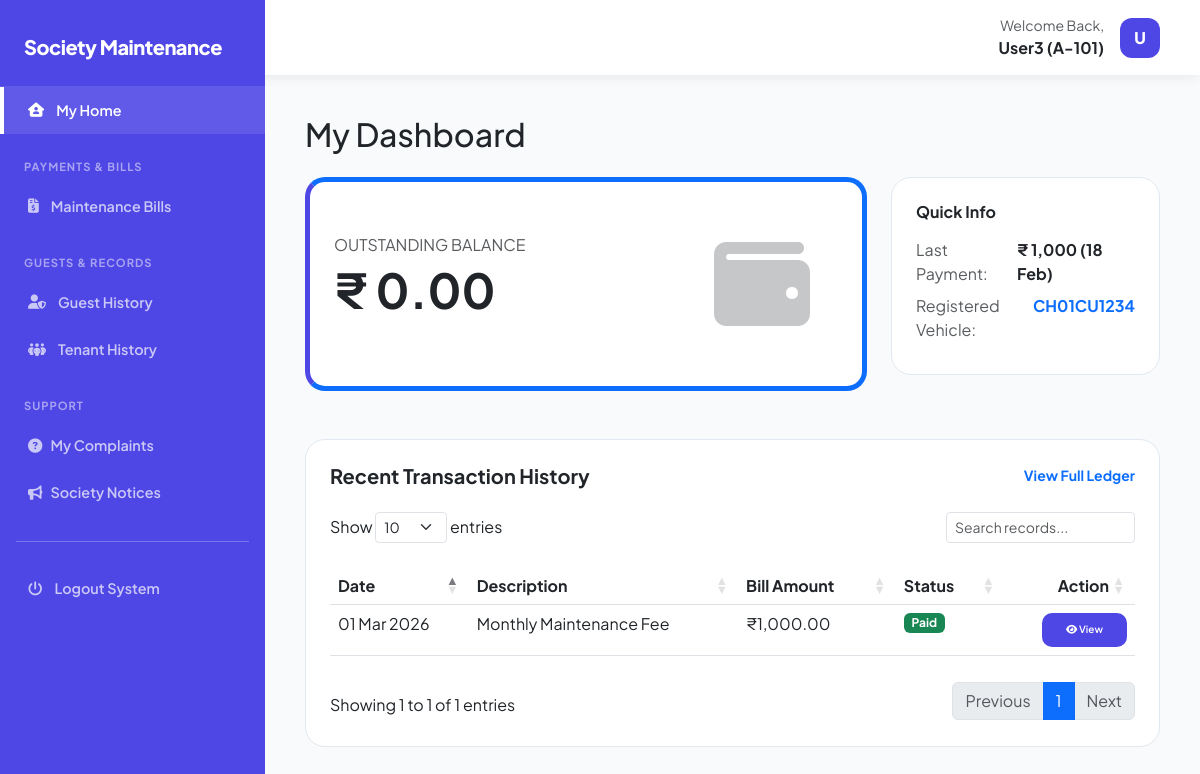
/public/dashboard.php (signed in), run on the app's committed database.
### tables this page shows
CREATE TABLE `maintenance_payments` (
  `id` int NOT NULL,
  `maintenance_bill_id` int NOT NULL,
  `payment_mode` enum('cash','online') DEFAULT NULL,
  `payment_method` enum('upi','credit_card','debit_card','netbanking') DEFAULT NULL,
  `razorpay_payment_id` varchar(100) DEFAULT NULL,
  `proof` varchar(255) DEFAULT NULL,
  `paid_on` datetime DEFAULT NULL,
  `note` text,
  `created_at` timestamp NULL DEFAULT CURRENT_TIMESTAMP
);

CREATE TABLE `maintenance_bills` (
  `id` int NOT NULL,
  `user_id` int NOT NULL,
  `flat_id` int NOT NULL,
  `bill_month` int NOT NULL,
  `bill_year` int NOT NULL,
  `amount` decimal(10,2) NOT NULL,
  `fine_amount` decimal(10,2) DEFAULT '0.00',
  `total_amount` decimal(10,2) NOT NULL,
  `status` enum('pending','paid','overdue') DEFAULT 'pending',
  `due_date` date NOT NULL,
  `created_at` timestamp NULL DEFAULT CURRENT_TIMESTAMP
);

CREATE TABLE `resident_parking` (
  `id` int UNSIGNED NOT NULL,
  `flat_id` int UNSIGNED NOT NULL,
  `user_id` int UNSIGNED DEFAULT NULL,
  `name` varchar(255) NOT NULL,
  `mobile` varchar(15) NOT NULL,
  `vehicle_count` tinyint NOT NULL DEFAULT '1',
  `vehicle1` varchar(30) NOT NULL,
  `vehicle2` varchar(30) DEFAULT NULL,
  `created_at` timestamp NULL DEFAULT CURRENT_TIMESTAMP
);

### public/dashboard.php (the view, shortened to what this page needs)
<?php
require_once __DIR__ . '/../core/config.php';
function formatIndianAmount($amount)
{
	$amount = (float)($amount ?? 0);
	if ($amount >= 10000000) {
		$value = $amount / 10000000;
		return rtrim(rtrim(number_format($value, 1), '0'), '.') . ' CR';
	} elseif ($amount >= 100000) {
		$value = $amount / 100000;
		return rtrim(rtrim(number_format($value, 1), '0'), '.') . ' LKH';
	} elseif ($amount >= 1000) {
		$value = $amount / 1000;
		return rtrim(rtrim(number_format($value, 1), '0'), '.') . ' K';
	} else {
		return number_format($amount, 2);
	}
}
$stmt = $pdo->query("SELECT COUNT(*) AS total_flats FROM flats");
$total_flats = $stmt->fetch(PDO::FETCH_ASSOC)['total_flats'] ?? 0;
$stmt = $pdo->query("SELECT COUNT(*) AS total_allotments FROM allotments");
$total_allotments = $stmt->fetch(PDO::FETCH_ASSOC)['total_allotments'] ?? 0;
$flat_id = null;
if ($_SESSION['user_role'] === 'user') {
	$stmt = $pdo->prepare("SELECT flat_id FROM allotments WHERE user_id = ?");
	$stmt->execute([$_SESSION['user_id']]);
	$flat_id = $stmt->fetch(PDO::FETCH_ASSOC)['flat_id'] ?? null;
}
if ($_SESSION['user_role'] === 'admin' || $_SESSION['user_role'] === 'cashier') {
	$stmt = $pdo->prepare("
        SELECT SUM(total_amount) AS total_collection
        FROM maintenance_bills
        WHERE status = 'paid'
    ");
	$stmt->execute();
	$total_collection = $stmt->fetch(PDO::FETCH_ASSOC)['total_collection'] ?? 0;
} else {
	if ($flat_id) {
		$stmt = $pdo->prepare("
            SELECT SUM(total_amount) AS total_collection
            FROM maintenance_bills
            WHERE status = 'paid' AND flat_id = ?
        ");
		$stmt->execute([$flat_id]);
		$total_collection = $stmt->fetch(PDO::FETCH_ASSOC)['total_collection'] ?? 0;
	} else {
		$total_collection = 0;
	}
}
if ($_SESSION['user_role'] === 'admin' || $_SESSION['user_role'] === 'cashier') {
	$stmt = $pdo->prepare("
        SELECT SUM(total_amount) AS pending_amount
        FROM maintenance_bills
        WHERE status IN ('pending','overdue')
    ");
	$stmt->execute();
	$total_pending_amount = $stmt->fetch(PDO::FETCH_ASSOC)['pending_amount'] ?? 0;
} else {
	if ($flat_id) {
		$stmt = $pdo->prepare("
            SELECT SUM(total_amount) AS pending_amount
            FROM maintenance_bills
            WHERE status IN ('pending','overdue') AND flat_id = ?
        ");
		$stmt->execute([$flat_id]);
		$total_pending_amount = $stmt->fetch(PDO::FETCH_ASSOC)['pending_amount'] ?? 0;
	} else {
		$total_pending_amount = 0;
	}
}
$total_paid_expense = 0;
$total_collection     = formatIndianAmount($total_collection);
$total_pending_amount = formatIndianAmount($total_pending_amount);
$total_paid_expense   = formatIndianAmount($total_paid_expense);
$transactions = [];
if ($_SESSION['user_role'] === 'user' && $flat_id) {
	$stmt = $pdo->prepare("
    SELECT
        mb.id,
        mb.bill_month,
        mb.bill_year,
        mb.total_amount,
        mb.status,
        mp.paid_on
		FROM maintenance_bills mb
		JOIN maintenance_payments mp
			ON mb.id = mp.maintenance_bill_id
		WHERE mb.flat_id = ?
		AND mb.status = 'paid'
		ORDER BY mp.paid_on DESC
		LIMIT 5
	");
	$stmt->execute([$flat_id]);
	$transactions = $stmt->fetchAll(PDO::FETCH_ASSOC);
}
$last_payment_amount = 0;
$last_payment_date   = '';
if ($_SESSION['user_role'] === 'user' && $flat_id) {
	$stmt = $pdo->prepare("
        SELECT mb.total_amount, mp.paid_on
        FROM maintenance_bills mb
        JOIN maintenance_payments mp
            ON mb.id = mp.maintenance_bill_id
        WHERE mb.flat_id = ?
        ORDER BY mp.paid_on DESC
        LIMIT 1
    ");
	$stmt->execute([$flat_id]);
	$payment = $stmt->fetch(PDO::FETCH_ASSOC);
	if ($payment) {
		$last_payment_amount = number_format($payment['total_amount']);
		$last_payment_date   = date('d M', strtotime($payment['paid_on']));
	}
}
$vehicle_number = '';
if ($_SESSION['user_role'] === 'user' && $flat_id) {
	$stmt = $pdo->prepare("
        SELECT vehicle1
        FROM resident_parking
        WHERE flat_id = ?
        LIMIT 1
    ");
	$stmt->execute([$flat_id]);
	$vehicle = $stmt->fetch(PDO::FETCH_ASSOC);
	if ($vehicle) {
		$vehicle_number = $vehicle['vehicle1'];
	}
}
include('../resources/layout/header.php');
?>
<!DOCTYPE html>
<html lang="en">
<head>
	<link rel="stylesheet" href="https://cdnjs.cloudflare.com/ajax/libs/font-awesome/6.5.0/css/all.min.css">
	<link href="https://cdn.jsdelivr.net/npm/bootstrap@5.3.0/dist/css/bootstrap.min.css" rel="stylesheet">
	<link rel="stylesheet" href="https://cdn.datatables.net/1.13.6/css/dataTables.bootstrap5.min.css">
	<link rel="stylesheet" href="../assets/css/styles.css">
</head>
<body>
	<?php if ($_SESSION['user_role'] === 'admin'): ?>
		<div class="main-wrapper">
			<div class="sidebar-overlay" onclick="toggleSidebar()"></div>
			<main id="main-content">
				<div class="d-flex flex-column flex-md-row justify-content-between align-items-md-center mb-4 gap-3">
					<div class="mb-4">
						<h2 class="fw-800 m-0">My Dashboard</h2>
					</div>
					<div class="col-lg-6 col-md-12 text-lg-end text-start">
						<div class="d-flex gap-2 justify-content-lg-end flex-nowrap">
							<?php if ($_SESSION['user_role'] === 'admin'): ?>
								<?php if (date('j') >= 28): ?>
									<a href="manualGenerateMonthlyBills.php"
										class="btn btn-brand shadow-sm"
										onclick="return confirm('Are you sure you want to run the maintenance billing job?');">
										<i class="fa fa-gears me-1"></i> Generate Bill
									</a>
								<?php else: ?>
									<button class="btn btn-outline-secondary" disabled>
										<i class="fa fa-lock me-1"></i> Generate Bill (28th - 31st)
									</button>
								<?php endif; ?>
								<?php if (date('j') >= 28): ?>
									<a href="manualGeneratecronSalary.php"
										class="btn btn-brand shadow-sm"
										onclick="return confirm('Are you sure you want to run the Salary billing job?');">
										<i class="fa fa-gears me-1"></i> Generate Salary
									</a>
								<?php else: ?>
									<button class="btn btn-outline-secondary" disabled>
										<i class="fa fa-lock me-1"></i> Generate Salary (28th - 31st)
									</button>
								<?php endif; ?>
							<?php endif; ?>
						</div>
					</div>
				</div>
				<div class="row g-3 mb-5">
					<div class="col-6 col-lg-3">
						<div class="stat-card">
							<p class="text-muted small fw-bold mb-1">REVENUE</p>
							<h3 class="fw-bold m-0 text-success">₹ <?= $total_collection ?></h3>
						</div>
					</div>
					<div class="col-6 col-lg-3">
						<div class="stat-card border-danger">
							<p class="text-danger small fw-bold mb-1">PENDING</p>
							<h3 class="fw-bold m-0">₹ <?= $total_pending_amount ?></h3>
						</div>
					</div>
					<div class="col-6 col-lg-3">
						<div class="stat-card">
							<p class="text-muted small fw-bold mb-1">EXPENSES</p>
							<h3 class="fw-bold m-0 text-danger">₹ <?= $total_paid_expense ?></h3>
						</div>
					</div>
				</div>
				<div class="row g-3 mb-5">
					<div class="col-6 col-lg-3">
						<div class="stat-card">
							<p class="text-muted small fw-bold mb-1">Total Flats</p>
							<h3 class="fw-bold m-0"><?= $total_flats ?></h3>
						</div>
					</div>
					<div class="col-6 col-lg-3">
						<div class="stat-card">
							<p class="text-muted small fw-bold mb-1">Total Allotments</p>
							<h3 class="fw-bold m-0"><?= $total_allotments ?></h3>
						</div>
					</div>
				</div>
				<div class="col-lg-12">
					<div class="data-card border-0 shadow-sm">
						<h4 class="fw-800 mb-4">Maintenance Ledger</h4>
						<div class="row">
							<div class="col-lg-12 mb-4">
								<label class="form-label fw-bold text-muted small uppercase">
									Search Flat Number
								</label>
								<div class="input-group input-group-lg">
									<input type="text"
										id="flatSearch"
										class="form-control"
										placeholder="Type flat number (e.g. 101, A-203)">
									<button class="btn btn-outline-dark" type="button" id="clearFlatSearch">
										Clear
									</button>
								</div>
								<div id="flatResults" class="list-group shadow-sm mt-2" style="display:none;"></div>
							</div>
						</div>
						<div id="userInfoCard" class="data-card shadow-sm border-0 mb-4" style="display:none;">
							<div class="card-body d-flex flex-wrap align-items-center gap-3">
								<div><strong>Name:</strong> <span id="infoName"></span></div>
								<div><strong>Email:</strong> <span id="infoEmail"></span></div>
								<div><strong>Flat:</strong> <span id="infoFlat"></span></div>
								<div><strong>Block:</strong> <span id="infoBlock"></span></div>
								<div><strong>Type:</strong> <span id="infoType"></span></div>
							</div>
						</div>
						<div id="ledgerTableBox" class="data-card shadow-sm border-0" style="display:none;">
							<div class="table-responsive">
								<table id="bills-table" class="table table-hover w-100">
									<thead>
										<tr>
											<th>Month / Year</th>
											<th>Amount</th>
											<th>Fine</th>
											<th>Total</th>
											<th>Status</th>
											<th>Mode</th>
											<th>Paid On</th>
											<th>Overdue</th>
											<th class="text-end">Action</th>
										</tr>
									</thead>
									<tbody></tbody>
								</table>
							</div>
						</div>
					</div>
				</div>
			</main>
		</div>
	<?php elseif ($_SESSION['user_role'] === 'security_guard'): ?>
		<?php include('/security_guard.php'); ?>
	<?php else: ?>
		<div class="main-wrapper">
			<main id="main-content">
				<div class="mb-4">
					<h2 class="fw-800 m-0">My Dashboard</h2>
				</div>
				<div class="row g-4 mb-5">
					<div class="col-lg-8">
						<div class="data-card bg-white h-100 d-flex flex-column justify-content-center border-start border-5 border-primary" style="border-left-color: var(--brand-color) !important;">
							<div class="row align-items-center">
								<div class="col-md-8">
									<p class="text-muted mb-1 font-semibold">OUTSTANDING BALANCE</p>
									<h1 class="display-5 fw-bold mb-3">₹ <?= $total_pending_amount ?></h1>
								</div>
								<div class="col-md-4 d-none d-md-block text-center opacity-25">
									<i class="fa-solid fa-wallet fa-6x"></i>
								</div>
							</div>
						</div>
					</div>
					<div class="col-lg-4">
						<div class="stat-card bg-white">
							<h6 class="fw-bold mb-3">Quick Info</h6>
							<div class="d-flex justify-content-between mb-2">
								<span class="text-muted">Last Payment:</span>
								<span class="fw-bold">
									₹ <?= $last_payment_amount ?: '0' ?>
									(<?= $last_payment_date ?: 'No Payment' ?>)
								</span>
							</div>
							<div class="d-flex justify-content-between mb-2">
								<span class="text-muted">Registered Vehicle:</span>
								<span class="fw-bold text-primary">
									<?= $vehicle_number ?: 'No Vehicle Registered' ?>
								</span>
							</div>
						</div>
					</div>
				</div>
				<div class="data-card">
					<div class="d-flex justify-content-between align-items-center mb-4">
						<h5 class="fw-bold m-0">Recent Transaction History</h5>
						<a href="<?= BASE_URL ?>view/view_userMaintanenceBill.php" class="text-primary fw-bold text-decoration-none small">View Full Ledger</a>
					</div>
					<div class="table-responsive">
						<table class="table table-hover datatable w-100">
							<thead>
								<tr>
									<th>Date</th>
									<th>Description</th>
									<th>Bill Amount</th>
									<th>Status</th>
									<th class="text-end">Action</th>
								</tr>
							</thead>
							<tbody>
								<?php if ($transactions): ?>
									<?php foreach ($transactions as $row): ?>
										<tr>
											<td>
												<?= date('d M Y', strtotime($row['bill_year'] . '-' . $row['bill_month'] . '-01')) ?>
											</td>
											<td>Monthly Maintenance Fee</td>
											<td>₹<?= number_format($row['total_amount'], 2) ?></td>
											<td>
												<?php if ($row['status'] === 'paid'): ?>
													<span class="badge bg-success">Paid</span>
												<?php else: ?>
													<span class="badge bg-danger">Pending</span>
												<?php endif; ?>
											</td>
											<td class="text-end">
												<?php if ($row['status'] === 'paid'): ?>
													<a href="<?= BASE_URL ?>view/pay_Details.php?bill_id=<?= $row['id'] ?>"
														class="btn btn-sm"
														style=" font-size: 10px;
																background-color: #4F47E5;
																color: white;
																border-radius: 10px;
																font-weight: 600;
																padding: 0.6rem 1.5rem;
																border: none;
																transition: 0.2s;">
														<i class="fa fa-eye"></i> View
													</a>
												<?php else: ?>
													<span class="text-muted">Not Available</span>
												<?php endif; ?>
											</td>
										</tr>
									<?php endforeach; ?>
								<?php else: ?>
									<tr>
										<td colspan="5" class="text-center text-muted">No Transactions Found</td>
									</tr>
								<?php endif; ?>
							</tbody>
						</table>
					</div>
				</div>
			</main>
		</div>
	<?php endif; ?>
</body>
</html>
<?php include('../resources/layout/footer.php'); ?>

### assets/css/styles.css (style rules this page uses)
:root { --brand-color: #4F47E5; --brand-hover: #3428b3; --bg-main: #f8fafc; --sidebar-width: 265px; --transition: all 0.3s cubic-bezier(0.4, 0, 0.2, 1); }
body { font-family: 'Plus Jakarta Sans', sans-serif; background-color: var(--bg-main); margin: 0; overflow-x: hidden; }
.main-wrapper { flex: 1; margin-left: var(--sidebar-width); transition: var(--transition); min-height: 100vh; }
#main-content { padding: 2.5rem; }
.data-card, .stat-card { background: #ffffff; border: 1px solid #e2e8f0; border-radius: 20px; padding: 1.5rem; margin-bottom: 1rem; }
.main-wrapper { flex: 1; margin-left: var(--sidebar-width); min-height: 100vh; }
.data-card { background: #fff; border: 1px solid #e2e8f0; border-radius: 20px; padding: 1.5rem; }

### data on the page
maintenance_payments: maintenance_bill.total_amount "1,000", paid_on "18 Feb", maintenance_bill.bill_month "01 Mar 2026", maintenance_bill.total_amount "1,000.00"
resident_parking: vehicle1 "CH01CU1234"

### other printed values
$name "User3"
$blockFlat "A-101"
$initials "U"
$total_pending_amount "0.00"
